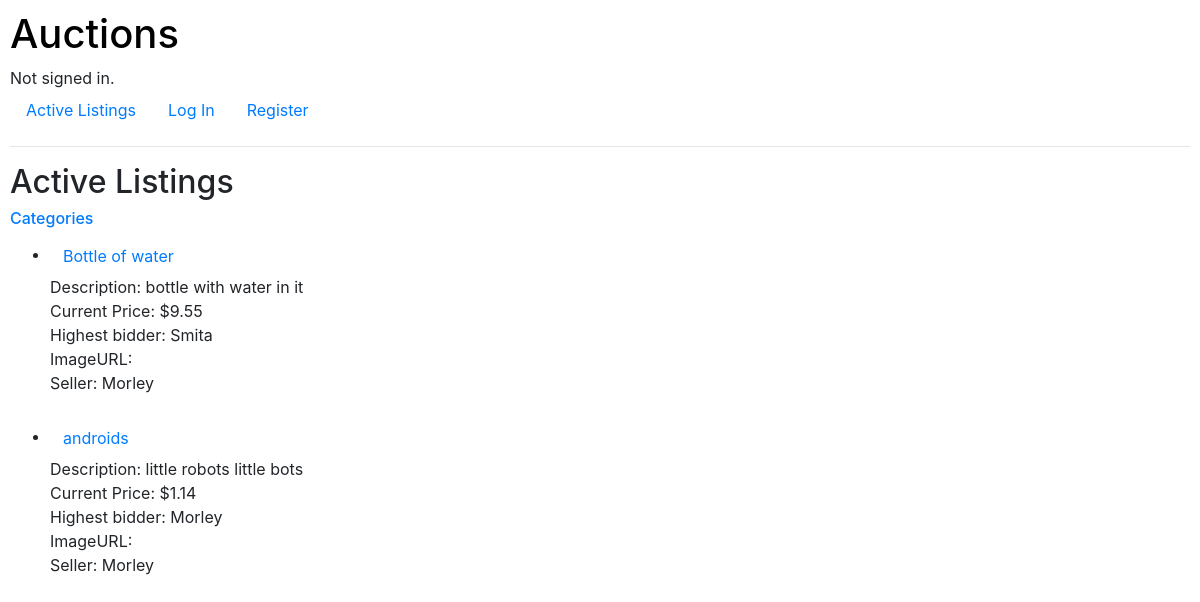
/, run on an earlier commit of the app's database.
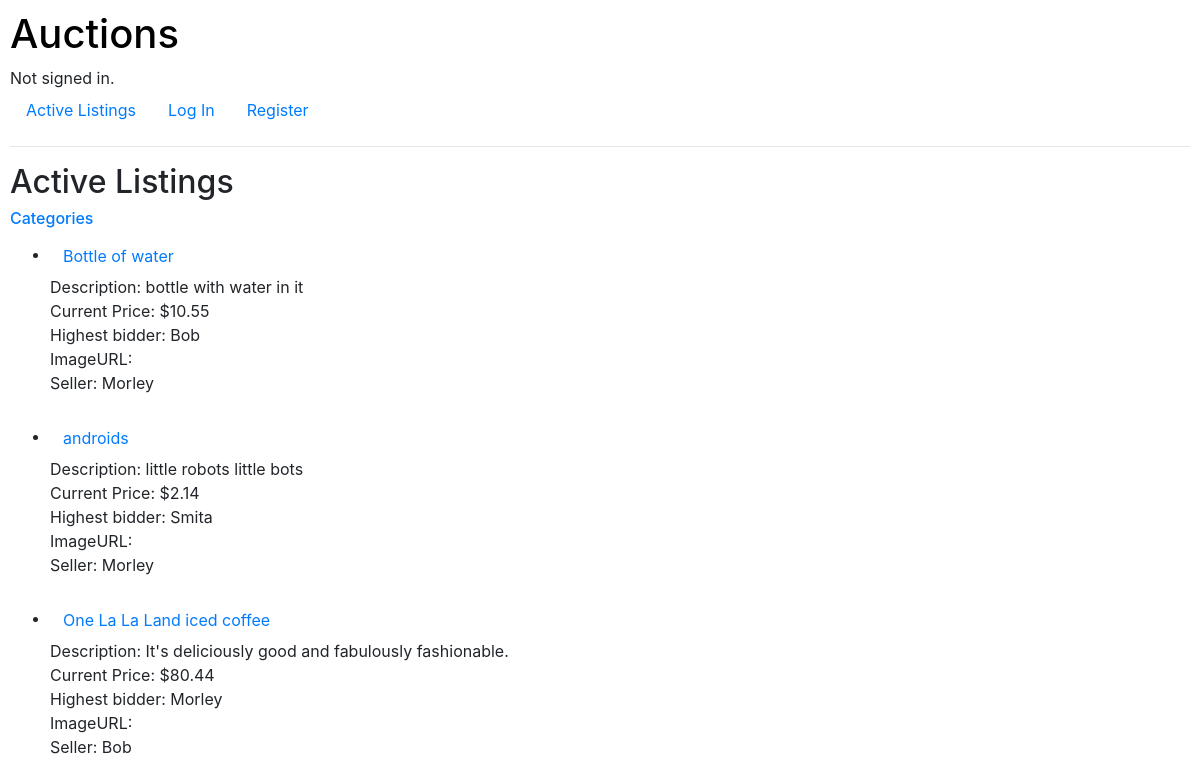
And on a later commit of the database.
### auctions/models.py (models this page shows, shortened)
class Listing(models.Model):
    title = models.CharField(max_length=64)
    description = models.TextField()
    imageURL = models.URLField(max_length=200, blank=True)
    current_bid = models.ForeignKey('Bid', on_delete=models.CASCADE, related_name="listing", default=0)
    is_active = models.BooleanField(default=True)
    seller = models.ForeignKey('User', on_delete=models.CASCADE, blank=True, related_name="seller")
    category = models.ForeignKey('Category', on_delete=models.CASCADE, related_name="category")

class Bid(models.Model):
    new_bid = models.DecimalField(max_digits=10, blank=True, decimal_places=2)
    user = models.ForeignKey('User', on_delete=models.CASCADE)

class User(AbstractUser):
    watchlist = models.ManyToManyField('Listing', blank=True, related_name="user_watching")

### auctions/views.py (the view)
# urls.py: path("", views.index, name="index"),
def index(request):
        active_listings = Listing.objects.filter(is_active=True)
        return render(request, "auctions/index.html", {
            "listings": active_listings,
        })

### auctions/templates/auctions/index.html
{% extends "auctions/layout.html" %}
{% block body %}
    <h2>Active Listings</h2>
    <h6><a href="{% url 'auctions:categories' %}">Categories</a><br></h6>
        <ul>
            {% for listing in listings %}
                <li>
                    <a href="{% url 'auctions:listing' title=listing.title %}" class="btn btn-link">{{ listing.title }}</a><br>
                    Description: {{ listing.description }}<br>
                    Current Price: ${{ listing.current_bid.new_bid }}<br>
                    Highest bidder: {{ listing.current_bid.user.username }}<br>
                    ImageURL: {{ listing.imageURL }}<br>
                    Seller: {{ listing.seller.username }}
                </li><br>
            {% empty %}
                <li>No Listings.</li>
            {% endfor %}
        </ul>
{% endblock %}

What changed in the data, as far as the page shows it:
changed Listing "Bottle of water": current_bid.new_bid "9.55" → "10.55"; current_bid.user.username "Smita" → "Bob"
changed Listing "androids": current_bid.new_bid "1.14" → "2.14"; current_bid.user.username "Morley" → "Smita"
added Listing: title "One La La Land iced coffee", description "It's deliciously good and fabulously fashionable.", current_bid.new_bid "80.44", current_bid.user.username "Morley", seller.username "Bob"
